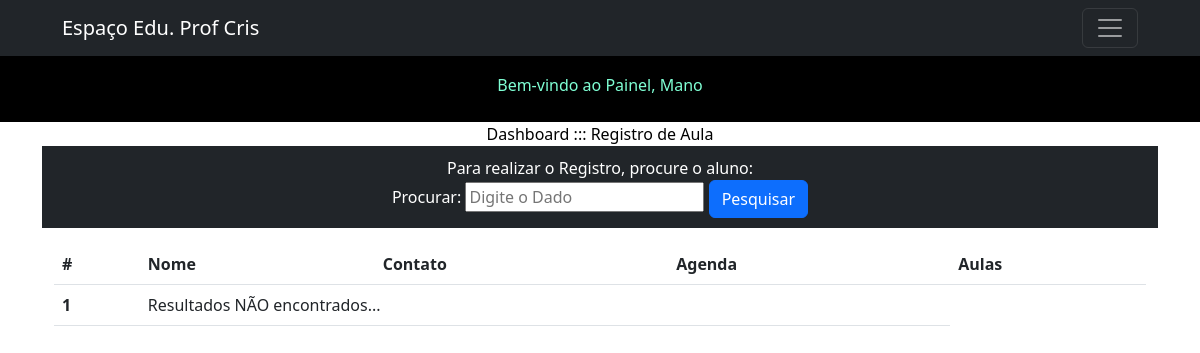
The page /aula.php?busca=Jonathas Martinelli Peralta (signed in) on the database as committed earlier.
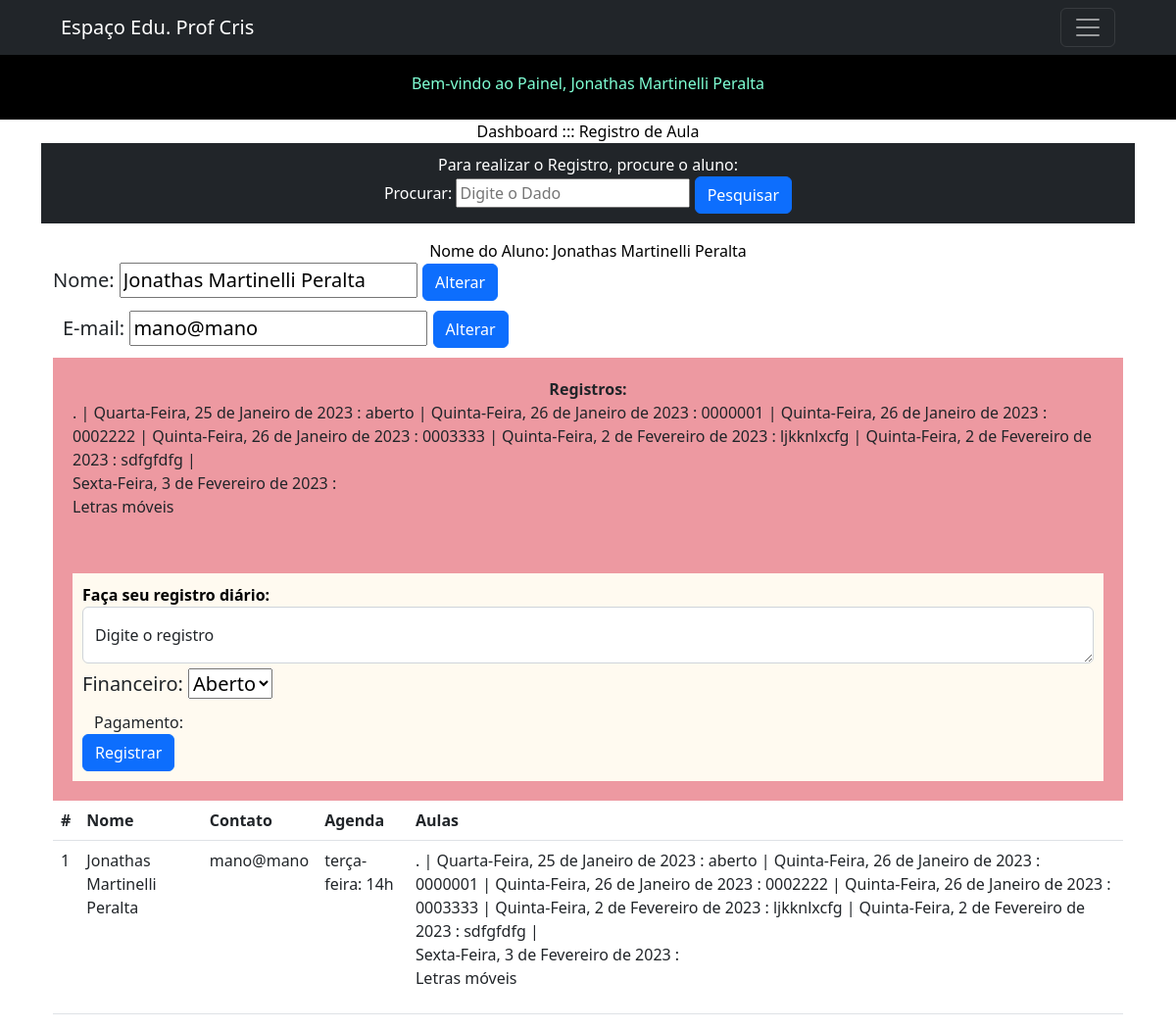
The same page on the database as committed later.
### tables this page shows
CREATE TABLE `usuarios` (
  `id` int(11) NOT NULL,
  `nome` varchar(140) NOT NULL,
  `fone` varchar(20) NOT NULL,
  `responsavel` varchar(140) NOT NULL,
  `endereco` varchar(150) NOT NULL,
  `email` varchar(140) NOT NULL,
  `data_nasc` date NOT NULL,
  `tipo` varchar(20) NOT NULL,
  `agenda` varchar(150) NOT NULL,
  `senha` varchar(16) NOT NULL,
  `aulas` longtext NOT NULL,
  `matricula` varchar(100) NOT NULL,
  `financeiro_aberto` varchar(500) NOT NULL,
  `financeiro_pago` varchar(500) NOT NULL,
  `valor_aula` varchar(20) NOT NULL,
  `divida_ativa` varchar(20) NOT NULL,
  `divida_paga` varchar(20) NOT NULL,
  `reg_aula` text NOT NULL
);

### aula.php (the view, shortened to what this page needs)
 <?php
include('conexao.php');
?>
<!doctype html>
<html lang="pt-br">
<head>
  <link href="https://cdn.jsdelivr.net/npm/bootstrap@5.2.1/dist/css/bootstrap.min.css" rel="stylesheet"
>
<?php include('nav.php'); ?>
<body>
<main>
    <div class="container">
    <p class="text-center m-auto" style="color: black;">Dashboard ::: Registro de Aula</p>
    <div class="bg-dark text-bg-success">
  <div class="container text-center m-auto" style="padding: 10px;">
  <label>Para realizar o Registro, procure o aluno:</label><br>
<form action="">
  <label>Procurar:</label>
    <input name="busca" placeholder="Digite o Dado" type="text">
    <button class="btn btn-primary" type="submit" role="button">Pesquisar</button>
</form></div></div>
<div class="container">
<table class="table" border="1">
<table class="table">
  <thead>
    <tr>
      <th scope="col">#</th>
      <th scope="col">Nome</th>
      <th scope="col">Contato</th>
      <th scope="col">Agenda</th>
      <th scope="col">Aulas</th>
    </tr>
  </thead>
  <tbody>
  <?php
  if (!isset($_GET['busca'])) {
    ?>
  <tr>
      <th scope="row">#</th>
      <td colspan="3">Digite para pesquisar</td>
    </tr>
    <?php
} else {
  $pesquisa = $mysqli->real_escape_string($_GET['busca']);
$sql_code = "SELECT *
FROM usuarios
WHERE nome LIKE '%$pesquisa%'
OR tipo LIKE '%$pesquisa%'
OR agenda LIKE '%$pesquisa%'
OR aulas LIKE '%$pesquisa%'
OR financeiro_aberto LIKE '%$pesquisa%'
OR financeiro_pago LIKE '%$pesquisa%'
OR valor_aula LIKE '%$pesquisa%'
OR divida_ativa LIKE '%$pesquisa%'
OR divida_paga LIKE '%$pesquisa%'";
$sql_query = $mysqli->query($sql_code) or die("Error ao consultar" . $mysqli->error);
if ($sql_query->num_rows == 0) {
  ?>
  <tr>
  <th scope="row">1</th>
  <td colspan="3">Resultados NÃO encontrados...</td>
</tr>
<?php
} else {
while($dados = $sql_query->fetch_assoc()){
  ?>
  <tr>
    <td><?php echo $dados['id']; ?></td>
    <td><?php echo $dados['nome']; ?></td>
    <td><?php echo $dados['email']; ?></td>
    <td><?php echo $dados['agenda']; ?></td>
    <td><?php echo $dados['aulas']; ?></td>
</div>
    <p class="text-center m-auto" style="color: black;">Nome do Aluno: <?php echo $dados['nome']; ?></p>
        <form action="processar_nome.php" method="POST">
          <div class="d-flex flex-row align-items-center justify-content-center justify-content-lg-start">
          <p class="lead fw-normal mb-0 me-3">
          <label>Nome:</label>
          <input type="text" name="nome" placeholder="" value="<?php echo $dados['nome']; ?>">
            <button class="btn btn-primary" type="submit">Alterar</button>
        </p></div>
    </form>
    <form action="processar_email.php" method="POST">
          <div class="d-flex flex-row align-items-center justify-content-center justify-content-lg-start" style="padding: 10px;">
          <p class="lead fw-normal mb-0 me-3">
          <label>E-mail:</label>
          <input type="text" name="email" placeholder="" value="<?php echo $dados['email']; ?>">
            <button class="btn btn-primary" type="submit">Alterar</button>
        </p></div>
    </form>
    <div class="container bg-opacity-50 bg-danger" style="padding: 20px;">
    <form action="processar_aula.php" method="POST">
                <p class="text-center fw-bold m-auto">Registros:</p>
  <label><?php echo $dados['aulas']; ?></label><br>
  <div class="container-fluid" style="padding: 10px; background-color: floralwhite;">
  <p class="leal fw-bold mb-0 me-3" style="color: black;">Faça seu registro diário:</p>
  <div class="form-floating">
  <textarea class="form-control" placeholder="Registro diário" id="floatingTextarea" name="reg_aula"></textarea>
  <label for="floatingTextarea">Digite o registro</label>
  <div class="d-flex flex-row align-items-center justify-content-center justify-content-lg-start">
           <p class="lead fw-normal mb-2 me-3">
          <label>Financeiro:
          <select name="financeiro_new" id="financeiro_new">
            <option value="1">Aberto</option>
          </select>
</label>
        </p><br><br></div>
<div class="container">
  <div class="row">
<label>Pagamento:
?></label>
</div>
</div>
  <button class="btn btn-primary" type="submit">Registrar</button></form></div>
</div>
  <?php
}
} ?>
<?php
}
  ?></div>
  </main>
</body>
</html>

### nav.php (shortened to what this page needs)
<nav class="navbar col-12 position-fixed navbar-dark bg-dark fixed-top" style="z-index: 999;">
        <div class="container-fluid col-11 m-auto">
          <a class="navbar-brand" href="painel.php">Espaço Edu. Prof Cris</a>
          <button class="navbar-toggler" type="button" data-bs-toggle="offcanvas" data-bs-target="#offcanvasDarkNavbar" aria-controls="offcanvasDarkNavbar">
            <span class="navbar-toggler-icon"></span>
          </button>
        </div>
    </nav><br><br>
<div class="container-fluid">
  <div class="row" style="background-color: black; padding: 25px;">
      <h7 class="text-center m-auto" style="color: aquamarine;">Bem-vindo ao Painel, <?php echo $_SESSION['nome'];?>
</h7></div>
  </div>

Rows that differ between the two databases and show on the page:
now on this page (row edited): usuarios: id "1", nome "Jonathas Martinelli Peralta", email "mano@mano", agenda "terça-feira: 14h", aulas ". | Quarta-Feira, 25 de Janeiro de 2023 : aberto | Quinta-Feira, 26 de Janeiro de 2023 : 0000001 | Quinta-Feira, 26 de Janeiro de 2023 : 0002222 | Quinta-Feira, 26 de Janeiro de 2023 : 0003333 | Quinta-Feira, 2 de Fevereiro de 2023 : ljkknlxcfg | Quinta-Feira, 2 de Fevereiro de 2023 : sdfgfdfg | Sexta-Feira, 3 de Fevereiro de 2023 : Letras móveis"
Other text that changed with them:
$_SESSION['nome']: "Mano" → "Jonathas Martinelli Peralta"
text no longer shown: "1 Resultados NÃO encontrados..."
